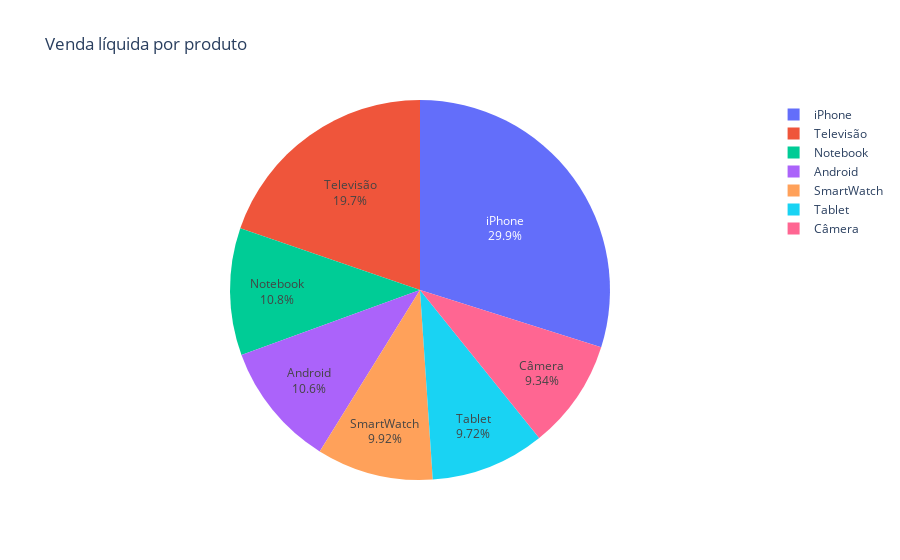
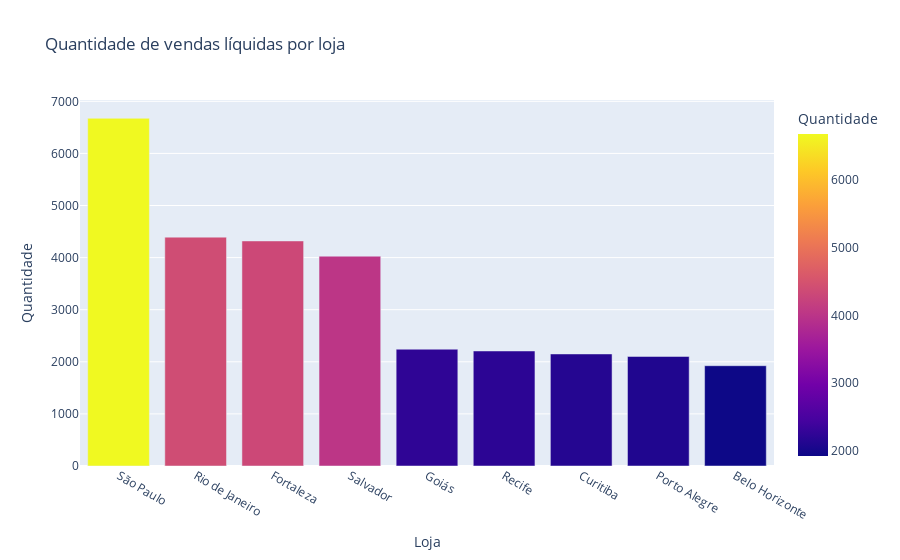

Notebook code for these charts, in order:
### Code cell
# GRÁFICO DE PIZZA OU TORTA
grafico1 = px.pie(quantidade_produto_vl.reset_index(), names='Produto', values='Quantidade',title='Venda líquida por produto') #reset.index(), pois ele tinha mais de 1 index
grafico1.update_traces(textposition='inside', textinfo='label+percent')
grafico1.show()

# GRÁFICO DE BARRA
grafico2 = px.bar(
    quantidade_loja_vl.reset_index(),
    x='Loja',
    y='Quantidade', 
    title='Quantidade de vendas líquidas por loja',
    color='Quantidade'
)
grafico2.show()

### Figure 1 — Plotly figure (JSON) as saved in the notebook; plotly's stock layout.template omitted (floating-point values rounded to 4 significant figures)
{"data": [{"domain": {"x": [0, 1], "y": [0, 1]}, "hovertemplate": "Produto=%{label}<br>Quantidade=%{value}<extra></extra>", "labels": ["iPhone", "Televisão", "Notebook", "Android", "SmartWatch", "Tablet", "Câmera"], "legendgroup": "", "name": "", "showlegend": true, "textinfo": "label+percent", "textposition": "inside", "type": "pie", "values": [8974, 5931, 3249, 3183, 2980, 2921, 2805]}], "layout": {"legend": {"tracegroupgap": 0}, "title": {"text": "Venda líquida por produto"}}}

### Figure 2 — Plotly figure (JSON) as saved in the notebook; plotly's stock layout.template omitted (floating-point values rounded to 4 significant figures)
{"data": [{"alignmentgroup": "True", "hovertemplate": "Loja=%{x}<br>Quantidade=%{marker.color}<extra></extra>", "legendgroup": "", "marker": {"color": [6674, 4393, 4320, 4027, 2242, 2208, 2151, 2103, 1925], "coloraxis": "coloraxis", "pattern": {"shape": ""}}, "name": "", "offsetgroup": "", "orientation": "v", "showlegend": false, "textposition": "auto", "type": "bar", "x": ["São Paulo", "Rio de Janeiro", "Fortaleza", "Salvador", "Goiás", "Recife", "Curitiba", "Porto Alegre", "Belo Horizonte"], "xaxis": "x", "y": [6674, 4393, 4320, 4027, 2242, 2208, 2151, 2103, 1925], "yaxis": "y"}], "layout": {"barmode": "relative", "coloraxis": {"colorbar": {"title": {"text": "Quantidade"}}, "colorscale": [[0, "#0d0887"], [0.1111, "#46039f"], [0.2222, "#7201a8"], [0.3333, "#9c179e"], [0.4444, "#bd3786"], [0.5556, "#d8576b"], [0.6667, "#ed7953"], [0.7778, "#fb9f3a"], [0.8889, "#fdca26"], [1, "#f0f921"]]}, "legend": {"tracegroupgap": 0}, "title": {"text": "Quantidade de vendas líquidas por loja"}, "xaxis": {"anchor": "y", "domain": [0, 1], "title": {"text": "Loja"}}, "yaxis": {"anchor": "x", "domain": [0, 1], "title": {"text": "Quantidade"}}}}
